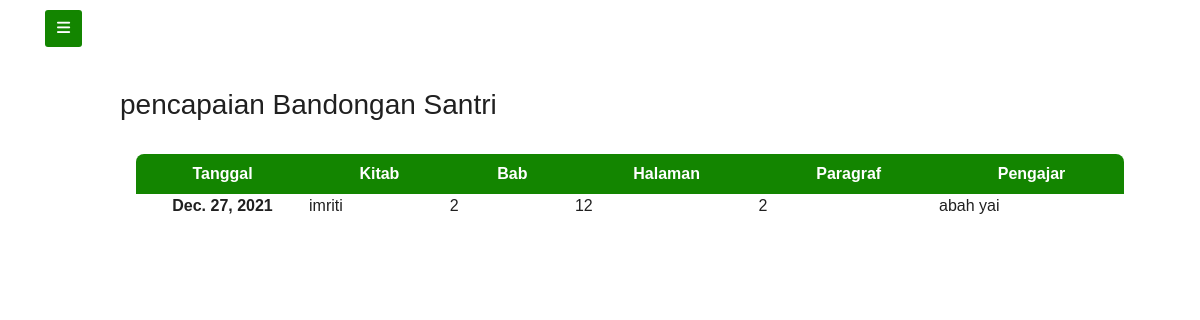
The page /ortu/hasil_bandongan/ on the database its author committed.
### pengajar/models.py (models this page shows)
class Bandongan (models.Model):
    tgl = models.DateField(auto_now=True, blank=False, null=True)
    kitab = models.CharField(default=0, max_length=30)
    bab = models.IntegerField(default=0)
    halaman = models.IntegerField(default=0)
    paragraf = models.IntegerField(default=0)
    pengajar = models.CharField(default=0, max_length=30)
    keterangan = models.CharField(default=0, max_length=30)
    santri = models.ForeignKey(
        adminmodels.Santri, on_delete=models.CASCADE, null=True)

### ortu/views.py (the view)
# urls.py: path('hasil_bandongan/', views.hasil_bandongan),
def hasil_bandongan(req):
    bandongan = models_pengajar.Bandongan.objects.all()
    return render(req, 'ortu/hasil_bandongan.html', {
        'data': bandongan,
    })

### ortu/templates/ortu/hasil_bandongan.html (shortened to what this page needs)
{% extends 'ortu/hasil.html' %}
{% block content %}
<h3>pencapaian Bandongan Santri</h3>
<div class="card-body">
    <div class="min-h-screen bg-white py-2">
        <div class="container-fluid">
            <div class=" row d-flex">
                <table class="bg-white divide-y divide-gray-300' style=" border: green;">
                    <thead class="" style="background-color: #138500; color: #FFFFFF;">
                        <tr>
                            <th class="font-semibold text-sm uppercase px-4 py-2 text-center"> Tanggal </th>
                            <th class="font-semibold text-sm uppercase px-4 py-2 text-center"> Kitab </th>
                            <th class="font-semibold text-sm uppercase px-4 py-2 text-center"> Bab </th>
                            <th class="font-semibold text-sm uppercase px-4 py-2 text-center"> Halaman </th>
                            <th class="font-semibold text-sm uppercase px-4 py-2 text-center"> Paragraf </th>
                            <th class="font-semibold text-sm uppercase px-4 py-2 text-center"> Pengajar </th>
                        </tr>
                    </thead>
                    {%for b in data%}
                    <tbody class="divide-y divide-gray-500" style="border-color: #138500;">
                        <tr>
                            <th scope="row" class="text-center">{{ b.tgl }}</th>
                            <td>{{b.kitab}}</td>
                            <td>{{b.bab}}</td>
                            <td>{{b.halaman}}</td>
                            <td>{{b.paragraf}}</td>
                            <td>{{b.pengajar}}</td>
                        </tr>
                    </tbody>
                    {%endfor%}
                </table>
            </div>
        </div>
    </div>
</div>
{%endblock%}

### ortu/templates/ortu/hasil.html (style rules this page uses)
table tr:first-child th:first-child { border-top-left-radius: 8px; }
table tr:first-child th:last-child { border-top-right-radius: 8px; }
* { margin: 0; padding: 0; user-select: none; box-sizing: border-box; font-family: 'Poppins', sans-serif }
body { background-color: #ffff }

### rows shown on the page
Bandongan: tgl "Dec. 27, 2021", kitab "imriti", bab "2", halaman "12", paragraf "2", pengajar "abah yai"
